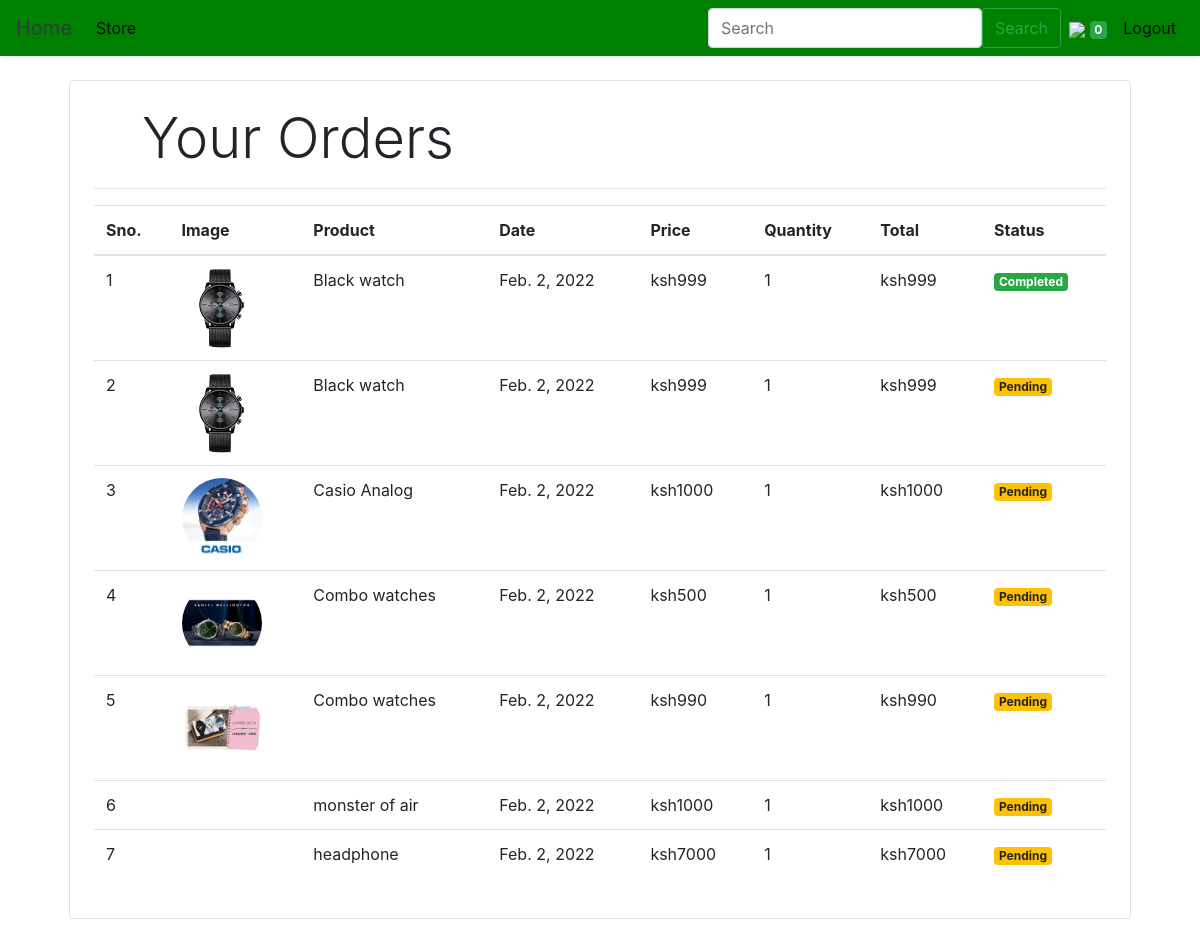
The page /orders (signed in) on the database as committed earlier.
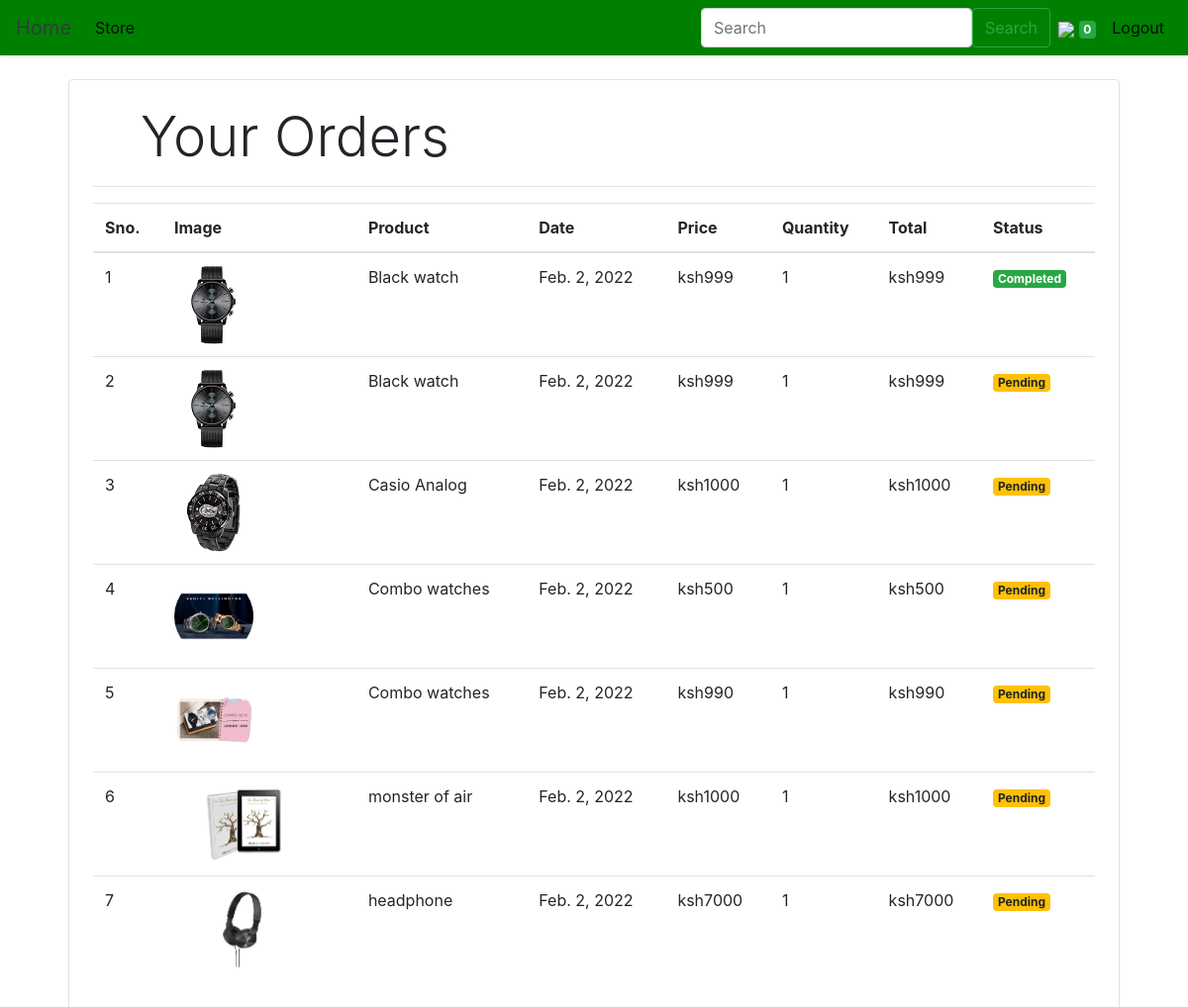
The same page on the database as committed later.
### store/models/orders.py (models this page shows, shortened)
class Order(models.Model):
    product = models.ForeignKey(Products,
                                on_delete=models.CASCADE)
    customer = models.ForeignKey(Customer,
                                 on_delete=models.CASCADE)
    quantity = models.IntegerField(default=1)
    price = models.IntegerField()
    address = models.CharField (max_length=50, default='', blank=True)
    phone = models.CharField (max_length=50, default='', blank=True)
    date = models.DateField (default=datetime.datetime.today)
    status = models.BooleanField (default=False)
    @staticmethod
    def get_orders_by_customer(customer_id):
        return Order.objects.filter(customer=customer_id).order_by('-date')

### store/models/product.py (models this page shows, shortened)
class Products(models.Model):
    name = models.CharField(max_length=60)
    price= models.IntegerField(default=0)
    category= models.ForeignKey(Category,on_delete=models.CASCADE,default=1 )
    description= models.CharField(max_length=250, default='', blank=True, null= True)
    image= models.ImageField(null=True, blank=True)

### store/middlewares/auth.py (the view)
    def middleware(request):
        print(request.session.get('customer'))
        returnUrl = request.META['PATH_INFO']
        print(request.META['PATH_INFO'])
        if not request.session.get('customer'):
           return redirect(f'login?return_url={returnUrl}')
        response = get_response(request)
        return response

### store/templatetags/custom_filter.py (called while the page is built)
@register.filter(name='currency')
def currency(number):
    return "ksh"+str(number)

@register.filter(name='multiply')
def multiply(number , number1):
    return number * number1

### store/views/orders.py (called while the page is built)
    def get(self , request ):
        customer = request.session.get('customer')
        orders = Order.get_orders_by_customer(customer)
        print(orders)
        return render(request , 'orders.html'  , {'orders' : orders})

### store/templates/orders.html
{% extends 'base.html' %}
{% block content %}
{% load cart %}
{% load custom_filter %}
<div class="container">
   <div class="border rounded p-4 m-4">
        <p class="display-4 pl-4 ml-4">Your Orders</p>
        <hr>
        <table class="table">
            <thead>
                <tr>
                    <th>Sno.</th>
                    <th>Image</th>
                    <th>Product</th>
                    <th>Date</th>
                    <th>Price</th>
                    <th>Quantity</th>
                    <th>Total</th>
                    <th>Status</th>
                </tr>
            </thead>
            <tbody>
                {% for order in orders %}
                <tr>
                    <td>{{forloop.counter}}</td>
                    <td><img style="height: 80px;" class="rounded-circle" src="{{order.product.image.url}}" alt=""></td>
                    <td>{{order.product.name}}</td>
                    <td>{{order.date}}</td>
                    <td>{{order.price|currency}}</td>
                    <td>{{order.quantity}}</td>
                    <td>{{order.quantity|multiply:order.price|currency}}</td>
                    {% if order.status %}
                    <td><small class="badge badge-success">Completed</small></td>
                    {%else%}
                    <td><small class="badge badge-warning">Pending</small></td>
                    {% endif %}
                </tr>
                {% endfor %}
            </tbody>
        </table>
   </div>
</div>
{% endblock %}

### store/templates/base.html (shortened to what this page needs)
<!doctype html>
<html lang="en">
<head>
  <link rel="stylesheet" href="https://maxcdn.bootstrapcdn.com/bootstrap/4.0.0/css/bootstrap.min.css"
>
</head>
<body>
<nav class="one-edge-shadow
  navbar navbar-light
  sticky-top navbar
  navbar-expand-lg
  text-white">
    <a class="navbar-brand ms-3 text-dark " href="/">
    <link rel="stylesheet" href="https://use.fontawesome.com/releases/v5.7.0/css/all.css">Home</a>
    <div class="collapse navbar-collapse" id="navbarSupportedContent">
      <ul class="navbar-nav mr-auto">
        <li class="nav-item active">
          <a class="nav-link" href="/store">Store <span class="sr-only">(current)</span></a>
        </li>
          </ul>
      <ul class=" navbar-nav my-2 my-lg-0">
        <form class="d-flex" action="/search">
        <input class="form-control me-2" type="search" name="q" placeholder="Search" aria-label="Search" required>
        <button class="btn btn-outline-success" type="submit">Search</button>
      </form>
        <li class="nav-item active">
          <a class="nav-link" href="/cart"> <img src="https://www.freepnglogos.com/uploads/shopping-cart-png/shopping-cart-svg-png-icon-download-28.png" style="width:50px;height:50px,color:text-light;">
            <span class="badge badge-success">{{request.session.cart.keys|length}}</span>
            <span class="sr-only">(current)</span></a>
        </li>
        {% if request.session.customer %}
        <li class="nav-item active ">
          <a class="nav-link" href="/logout">Logout<span class="sr-only">(current)</span></a>
        </li>
        {% endif %}
      </ul>
    </div>
  </nav>
  {% block content %}{% endblock %}
</body>
</html>

### store/templates/base.html (style rules this page uses)
nav { background-color: green; }
.one-edge-shadow { box-shadow: 0 8px 2px -5px rgb(246, 245, 245); }

Rows that differ between the two databases and show on the page:
changed through a linked row, Order "Casio Analog": product.image: a different picture
changed through a linked row, Order "monster of air": product.image: picture added
changed through a linked row, Order "ksh7000": product.image: picture added
